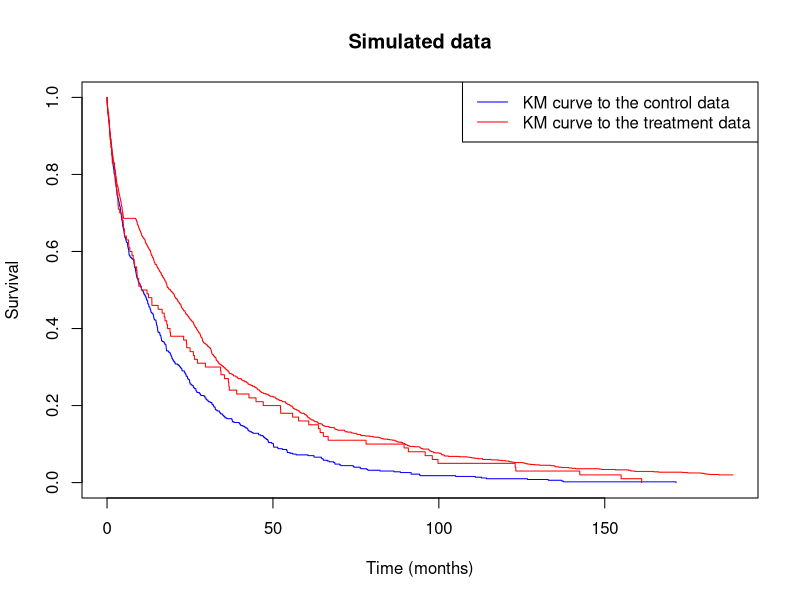

Reproduce this figure in R.
library(survival)
#################################################################################
#Looking at splitting survival curve up
################################################################################# 
#Simulating data
#We have lambda2, gamma2 from historical data

lambda2 <- 0.06
gamma2 <- 0.8
  
#We have elicited bigT, lambda1, gamma1 from questioning our experts
  
bigT <- 10
lambda1 <- 0.03
gamma1 <- 0.8

#Our sample sizes for both groups; 1=control, 2=treatment
n1 <- 500
n2 <- 500

#Simulate data for the control group
simcontrol <- data.frame(time = rweibull(n1, gamma2, 1/lambda2), cens = rep(1, n1))
#Plot this on a KM curve
fitcontrolKM <- survfit(Surv(time, cens)~1, data = simcontrol)
plot(fitcontrolKM, conf.int = F, xlim=c(0,max(simcontrol$time)*1.1), ylab="Survival", xlab="Time (months)", col="blue",
       main = "Simulated data")
legend("topright", legend = c("KM curve to the control data","KM curve to the treatment data") , col=c("blue", "red"), lty=1)
  
#Fit a Weibull to the control data
fitcontrol <- survreg(Surv(time, cens)~1, dist="weibull", data = simcontrol)

#Plotting the Weibull distribution found for the control data
# lines(x = predict(fitcontrol, type = "quantile", p = seq(0.01, 0.99, by=.01))[1,],
#        y = rev(seq(0.01, 0.99, by = 0.01)), type="l", xlab="Time (months)", ylab="Survival",
#        col = "blue", xlim=c(0,100))
#   
  

#Fitting hypothetical lines for the treatment; before changepoint
effectt <- seq(0, bigT, by=0.01)
effecty <- exp(-((exp(-fitcontrol$coefficients))*effectt)^(1/fitcontrol$scale))
#lines(effectt, effecty, col="green", lty=3)
  
#Fitting hypothetical lines for the treatment; after changepoint
aftereffectt <- seq(bigT, max(simcontrol$time)*1.1, by=0.01)
aftereffecty <- exp(-(exp(-fitcontrol$coefficients)*bigT)^(1/fitcontrol$scale)-(lambda1^gamma1)*(aftereffectt^gamma1-bigT^gamma1))
#lines(aftereffectt, aftereffecty, col="red", lty=2)
  
#Combining both before and after the changepoint
treatmentcurvet <- c(effectt, aftereffectt)
treatmentcurvey <- c(effecty, aftereffecty)
  

#Simulating data for the treatment group
SimTreatmentFunc <- function(n2){
  
  split <- seq(1, 0, by=-(1/(n2/10)))
  
  events <- rep(NA, n2)
  for (i in 1:(length(split)-1)){
    if (i==1){
      events[((i-1)*10+1):(i*10)] <- runif(10, 0, treatmentcurvet[sum(split[i+1]<treatmentcurvey)])
    } 
    else{
      events[((i-1)*10+1):(i*10)] <- runif(10, treatmentcurvet[sum(split[i]<treatmentcurvey)], treatmentcurvet[sum(split[i+1]<treatmentcurvey)])
    }
  }
  
  data <- data.frame(time = events, cens = rep(1, n2))
}

SimTreatment <- SimTreatmentFunc(100)
fittreatmentKM <- survfit(Surv(time, cens)~1, data = SimTreatment)
lines(fittreatmentKM, conf.int = F, col="red")



bigT = 5
lambda2 = 0.06
gamma2 = 0.8
lambda1 = 0.03
gamma1 = 0.8
t = 5
CDF = rep(NA, length(t))
for (i in 1:length(t)){
  if (t[i]>bigT){
    CDF[i] = 1-exp(-(lambda2*bigT)^(gamma2)-lambda1^gamma1*(t[i]^gamma1-bigT^gamma1))
  } else{
    CDF[i] = 1-exp(-(lambda2*t[i])^gamma2)
  }
}



u = runif(1000)
samples = rep(NA, 1000)
for (i in 1:length(u)){
  if (u[i]>CDF){
    samples[i] = (1/lambda1)*exp(log(-log(1-u[i])-(lambda2*T)^gamma2+lambda1^gamma1*T^gamma1)/gamma1)
  } else{
    samples[i] = (1/lambda2)*exp(log(-log(1-u[i]))/gamma2)
  }
}
#plot(samples)
  
data <- data.frame(time = samples, cens = rep(1, 1000))
fittreatmentKM <- survfit(Surv(time, cens)~1, data = data)
lines(fittreatmentKM, conf.int = F, col="red")
library(survival)

